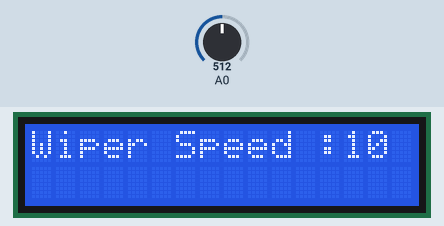
Recording of a sketch running on a simulated Arduino Uno, built with avr-gcc and run on an emulated ATmega328P. Shown: 16×2 character LCD. The test bench sets the inputs (shaded band); at power-on: A0 = 512.

Above: at 1.2 s.
1.3 s: A0 set to 140
At 3.4 s:
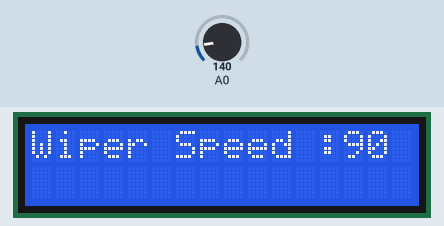
3.7 s: A0 set to 122
5.8 s: A0 set to 0
At 8.3 s:
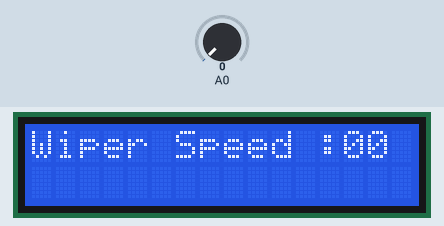
Timing chart, 0 to 9.8 s (numbered marks = the images above; inputs shaded):
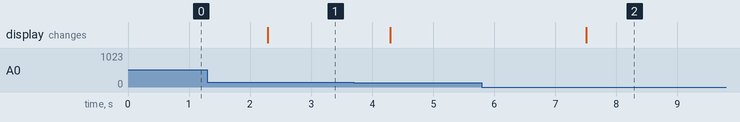

Measured:
- after the input at 1.3 s, the display: changes after 0.99 s (image 1)
- after the input at 5.8 s, the display: changes after 1.7 s (image 2)

The sketch:

AW.ino
```cpp
#include<LiquidCrystal.h>

#define LCD_RS 9
#define LCD_EN 8
#define LCD_D4 13
#define LCD_D5 12
#define LCD_D6 11
#define LCD_D7 10
#define SEN_MAX 150
#define MOTOR1 2
#define MOTOR2 3

LiquidCrystal lcd(LCD_RS,LCD_EN,LCD_D4,
                      LCD_D5,LCD_D6,LCD_D7);

void setup()
{
  lcd.begin(16,2);
  lcd.print("Wiper Speed :");
}
void loop()
{
 uint16_t sensor = analog();

 if(sensor > SEN_MAX) sensor = SEN_MAX;

 uint8_t motor_speed = sensor*10 / SEN_MAX ;

 lcd.setCursor(13,0);
 lcd.print(motor_speed);

 motor(motor_speed);

 delay(10);
}
uint16_t analog()
{
  int sen = 0;

  for(uint8_t i =0; i<10;i++)
    sen += analogRead(0);

  return (sen/10);

}
void motor(uint8_t spd)
{
  static uint8_t motor_state;

  if(spd)
  {
    motor_state ^= 1;

    if(motor_state)
    {
      digitalWrite(MOTOR1,HIGH);
      digitalWrite(MOTOR2,LOW);
     _delay_ms(1000);
    }else
      {
        digitalWrite(MOTOR1,LOW);
        digitalWrite(MOTOR2,HIGH);
        _delay_ms(1200);
      }


    digitalWrite(MOTOR1,LOW);
    digitalWrite(MOTOR2,LOW);

    for(uint8_t i =0; i<(10-spd) ; i++)
      _delay_ms(1000);
   }
}
```
